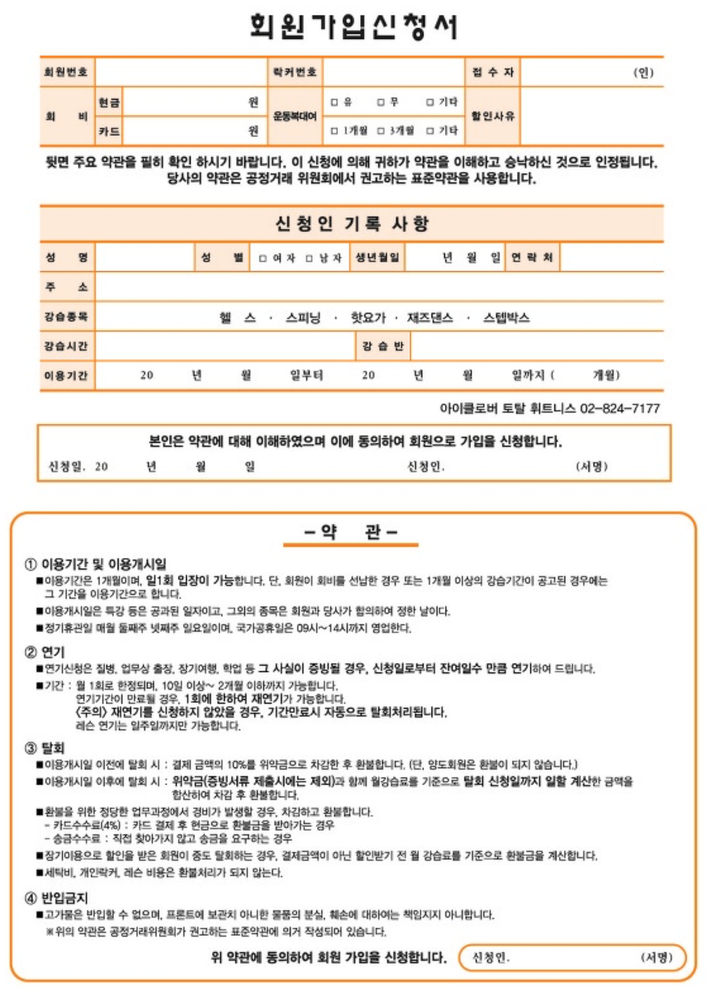
#> input picture data/FO-회원가입-01.png, 707 x 998 px, shrunk from 1284 x 1814 before the run
$ python detect_line.py
#> lines starting #> are read from the running program, lines starting #| are printed output that depends on the picture; after the words box and inside, x2 and y2 are one past the last pixel; in counts of white or black regions, pixels touching at a corner belong together
import cv2
import numpy as np
import math
import matplotlib
from matplotlib.pyplot import imshow
from matplotlib import pyplot as plt

def detect_line():
    # ============================================================
    # First, get the gray image and process GaussianBlur.
    img = cv2.imread('../data/FO-회원가입-01.png')
#> img is the input picture: shape (998, 707, 3); mean B, G, R 229.3, 234.4, 239.1
    gray = cv2.cvtColor(img, cv2.COLOR_BGR2GRAY)
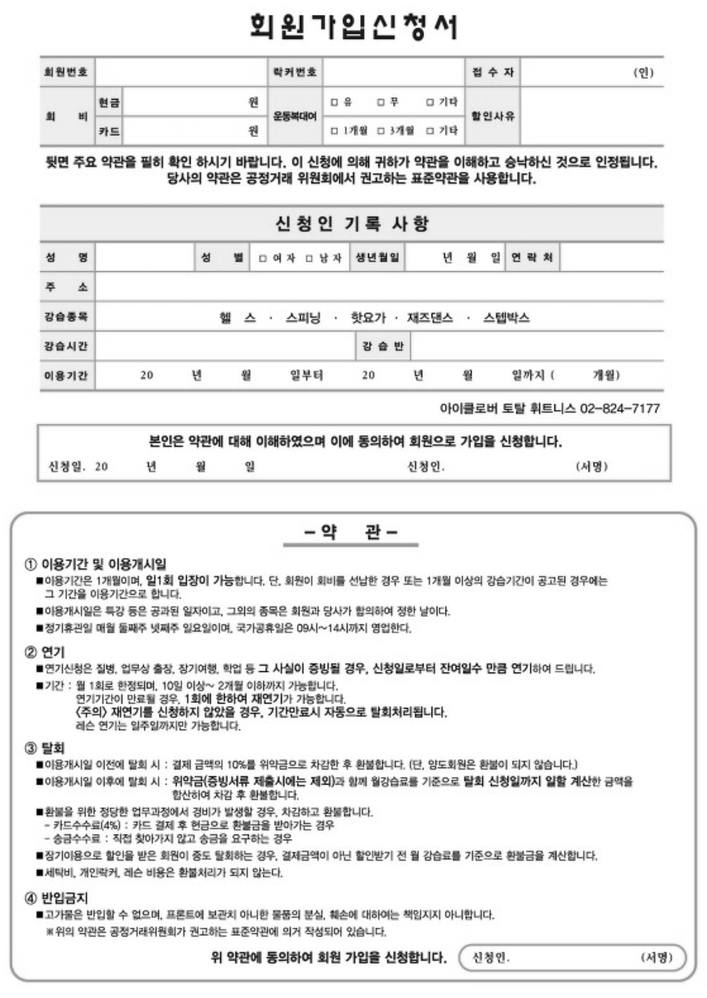
#> gray: shape (998, 707); min 0, max 255, mean 235.2

    #kernel_size = 3
    #blur_gray = cv2.GaussianBlur(gray, (kernel_size, kernel_size), 0)

    # ============================================================
    # Second, process edge detection use Canny.
    low_threshold = 70
    high_threshold = 200
    edges = cv2.Canny(gray, low_threshold, high_threshold)
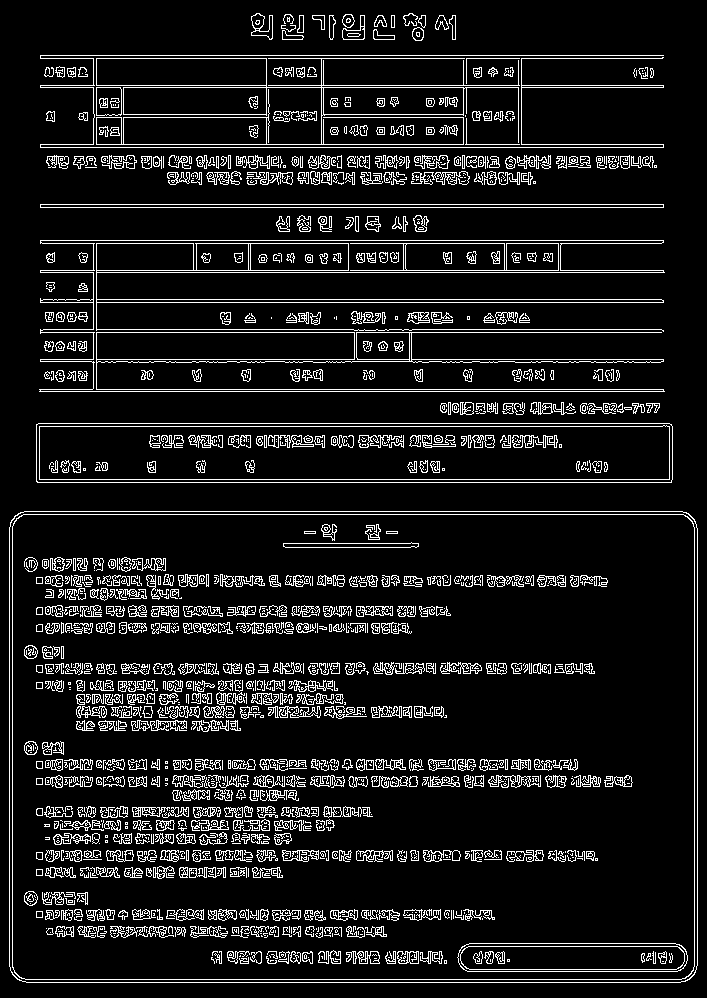
#> edges: shape (998, 707); 10% white in thin lines or dots

    # ============================================================
    # Then, use HoughLinesP to get the lines.
    rho = 1  # distance resolution in pixels of the Hough grid
    theta = np.pi / 180  # angular resolution in radians of the Hough grid
    threshold = 150  # minimum number of votes (intersections in Hough grid cell)
    min_line_length = 200  # minimum number of pixels making up a line
    max_line_gap = 150  # maximum gap in pixels between connectable line segments
    line_image = np.copy(img) * 0  # creating a blank to draw lines on
#> line_image: shape (998, 707, 3); every value is 0

    # Run Hough on edge detected image
    # Output "lines" is an array containing endpoints of detected line segments
    lines = cv2.HoughLinesP(edges, rho, theta, threshold, np.array([]),
                            min_line_length, max_line_gap)
#> lines = 137 rows, first 6: [40, 359, 663, 359], [24, 511, 682, 511], [17, 514, 689, 514], [36, 479, 672, 479], [39, 389, 663, 389], [40, 332, 661, 332]
    #grad0 = math.sin(math.radians(0))
    #grad90 = math.sin(math.radians(90))

    #i=0
    for line in lines:
        for x1, y1, x2, y2 in line:
            cv2.line(line_image, (x1, y1), (x2, y2), (0, 255, 0), 2)
#> this loop made 137 passes
#> line on passes 1 to 12: [[40, 359, 663, 359]], [[24, 511, 682, 511]], [[17, 514, 689, 514]], [[36, 479, 672, 479]], [[39, 389, 663, 389]], [[40, 332, 661, 332]], [[36, 426, 672, 426]], [[40, 207, 663, 207]], [[40, 204, 663, 204]], [[17, 979, 689, 979]], [[40, 302, 663, 302]], [[26, 982, 680, 982]]
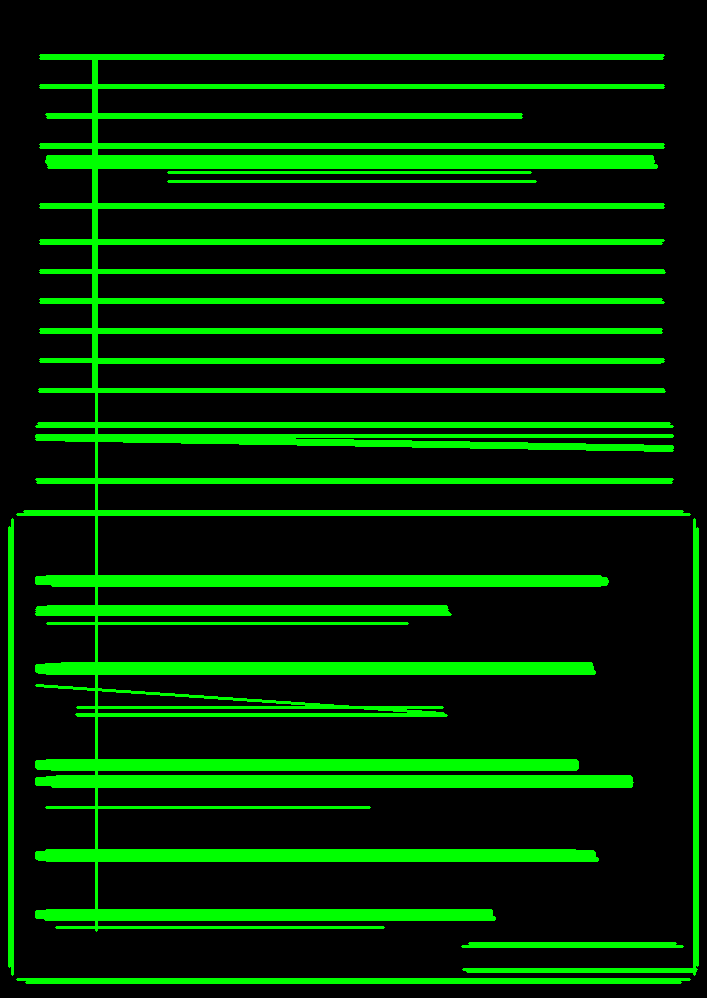
#> line_image: shape (998, 707, 3); mean B, G, R 0, 48.5, 0
            # [15 lines of commented-out code are left out]
    lines_edges = cv2.addWeighted(img, 1, line_image, 1, 0)
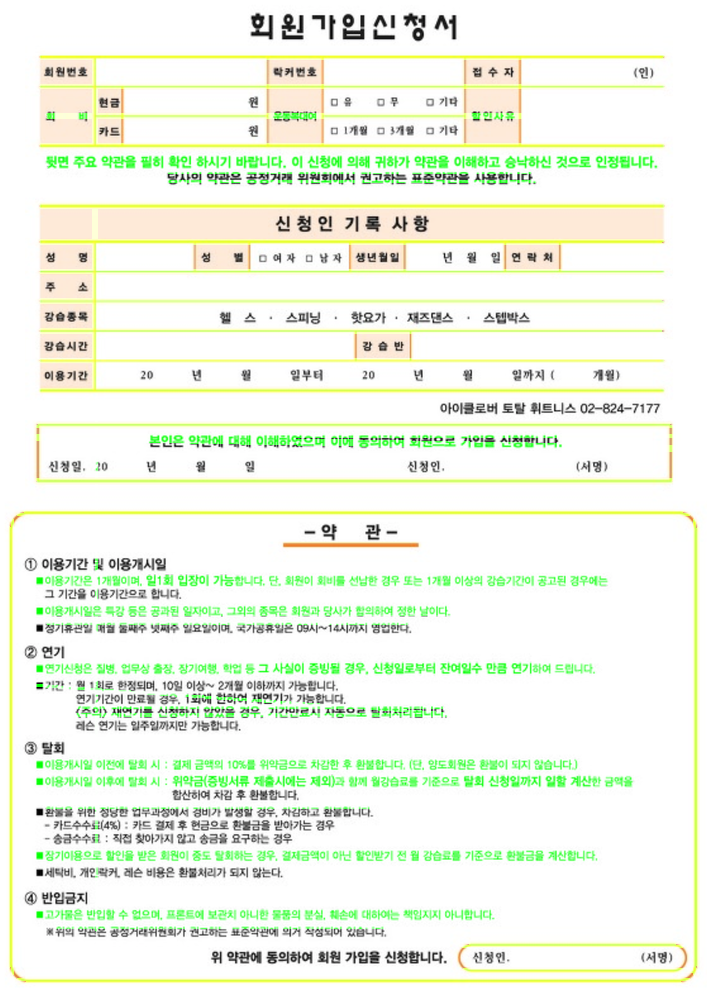
#> lines_edges: shape (998, 707, 3); mean B, G, R 229.3, 245.8, 239.1
    cv2.imshow("lines_edges", lines_edges)
    cv2.waitKey(0)

    # 지운결과값
    cv2.imwrite('../data/result/hough.png', lines_edges)
    # 라인값
    #cv2.imwrite('./data/result/line_image.png', line_image)

def morph(filename):
    img = cv2.imread(filename, cv2.IMREAD_GRAYSCALE)

    # 3x3 1로 채워진 매트릭스, Erosion, Dilation을 위한 커널
    kernel = np.ones((3, 3), np.uint8)

    if img is None:
        exit()

    erosion = cv2.erode(img, kernel, iterations=1)  # 원본이미지, 커널, 반복횟수
    dilation = cv2.dilate(img, kernel, iterations=1)

    cv2.imshow('original', img)
    cv2.imshow('erosion', erosion)
    cv2.imshow('dilation', dilation)
    cv2.imshow('orginal2', img)

    cv2.waitKey(0)
    cv2.destroyAllWindows()

def morph2(filename):
    img = cv2.imread(filename, cv2.IMREAD_GRAYSCALE)

    kernel = np.ones((3, 3), np.uint8)

    opening = cv2.morphologyEx(img, cv2.MORPH_OPEN, kernel)
    closing = cv2.morphologyEx(img, cv2.MORPH_CLOSE, kernel)

    cv2.imshow('opening', opening)
    cv2.imshow('closing', closing)

    cv2.waitKey(0)
    cv2.destroyAllWindows()


detect_line()
#morph2('./data/result/erase_lines.png')
#morph2('./data/result/line_image.png')

$ run again, with data/FO-계산서-01.png copied over data/FO-회원가입-01.png
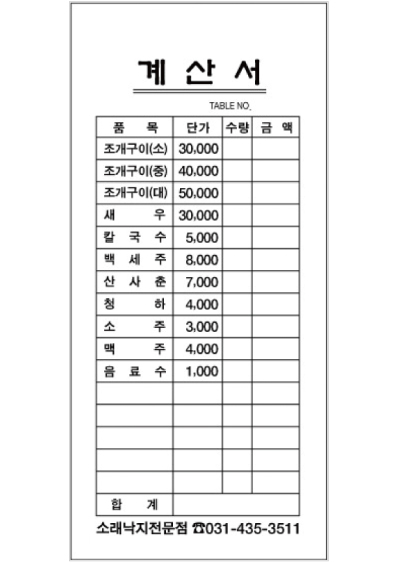
#> input picture data/FO-계산서-01.png, 400 x 563 px
#> in detect_line, img is the input picture: shape (563, 400, 3); mean B, G, R 239.9, 239.9, 239.9
#> in detect_line, `edges = cv2.Canny(gray, low_threshold, high_threshold)`:
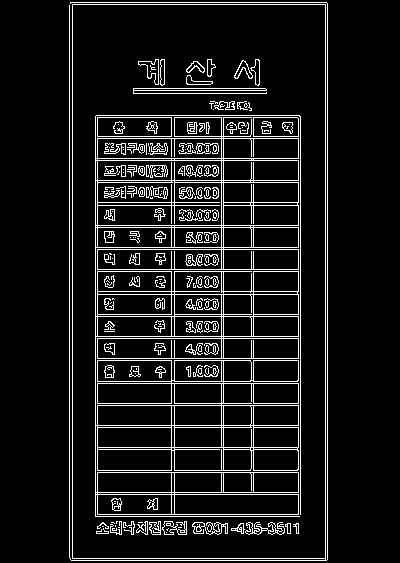
#> edges: shape (563, 400); 9.3% white in thin lines or dots, all inside (x1, y1, x2, y2) = (69, 2, 328, 561)
#> lines = 31 rows, first 6: [69, 557, 69, 5], [327, 559, 327, 3], [325, 560, 325, 2], [72, 560, 72, 2], [97, 560, 97, 2], [171, 560, 171, 2]
#> the loop in detect_line, `for line in lines:` made 31 passes
#> in detect_line, `lines_edges = cv2.addWeighted(img, 1, line_image, 1, 0)`:
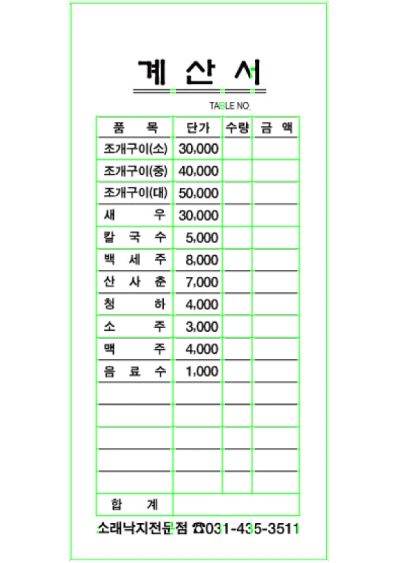
#> lines_edges: shape (563, 400, 3); mean B, G, R 239.9, 246.1, 239.9

$ run again, with data/FO-공문양식-01.png copied over data/FO-회원가입-01.png
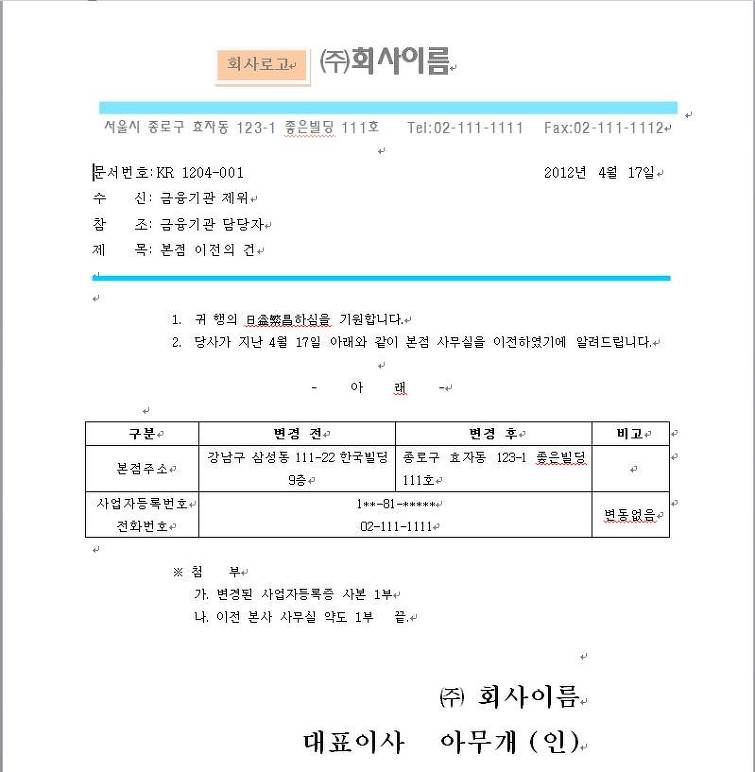
#> input picture data/FO-공문양식-01.png, 755 x 772 px
#> in detect_line, img is the input picture: shape (772, 755, 3); mean B, G, R 246.8, 246.5, 244.4
#> in detect_line, `edges = cv2.Canny(gray, low_threshold, high_threshold)`:
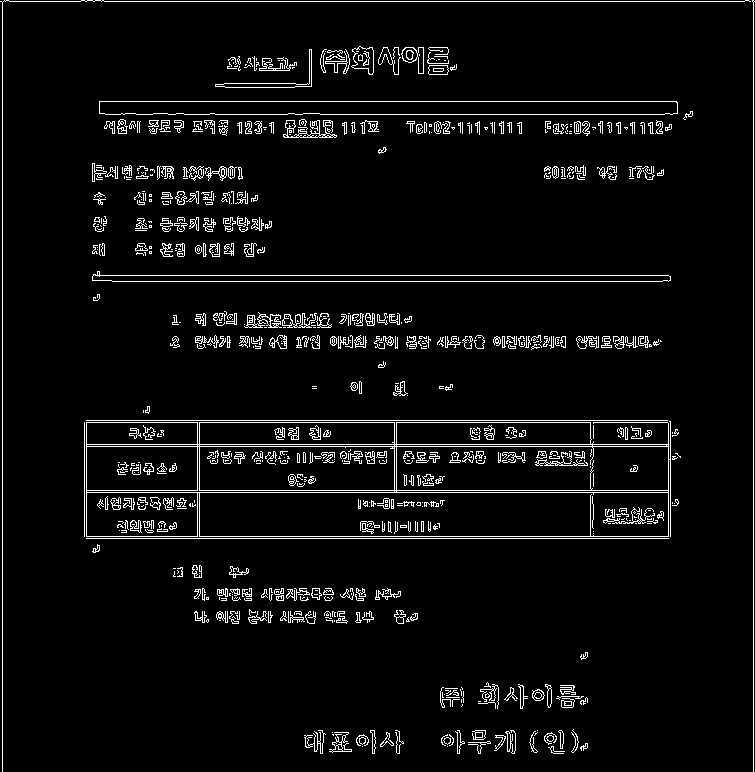
#> edges: shape (772, 755); 4.8% white in thin lines or dots
#> lines = 26 rows, first 6: [2, 771, 2, 2], [753, 771, 753, 0], [0, 1, 754, 1], [84, 444, 670, 444], [84, 536, 670, 536], [84, 446, 670, 446]
#> the loop in detect_line, `for line in lines:` made 26 passes
#> in detect_line, `lines_edges = cv2.addWeighted(img, 1, line_image, 1, 0)`:
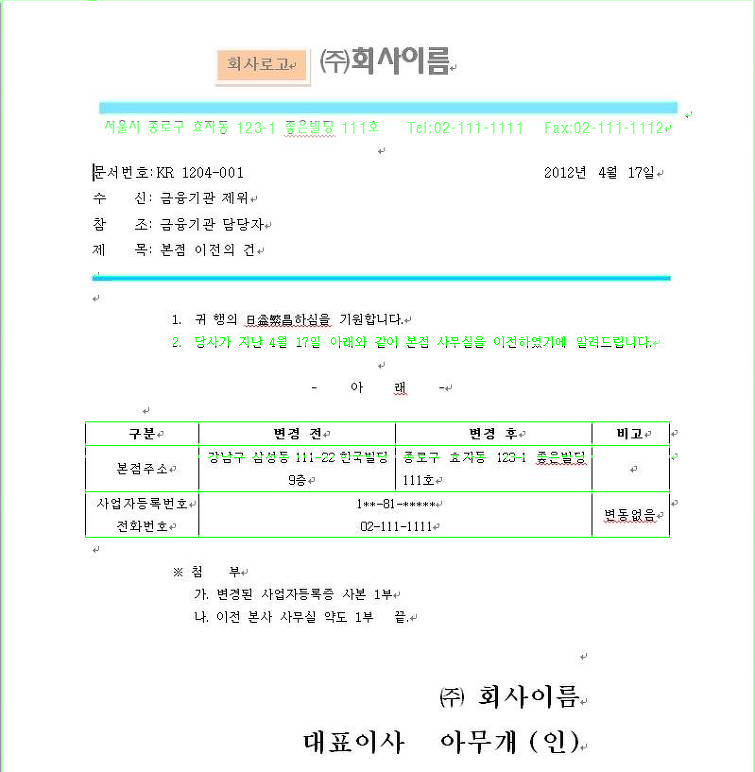
#> lines_edges: shape (772, 755, 3); mean B, G, R 246.8, 249.3, 244.4
